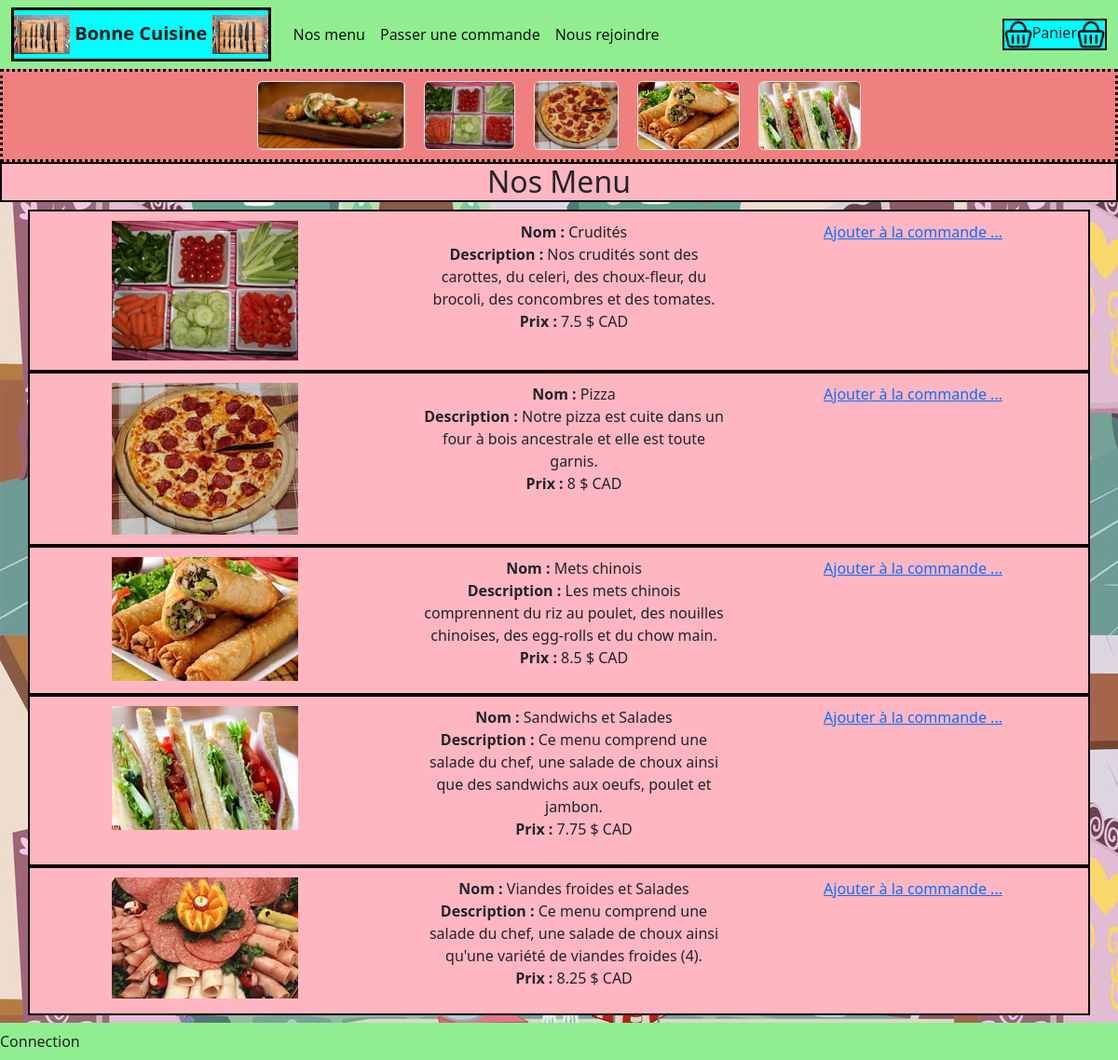
Page /menu.php on the committed database.
### tables this page shows
CREATE TABLE menu_fr 
(
  idMenu smallint NOT NULL AUTO_INCREMENT,
  nom varchar (50) NOT NULL,
  description varchar (250) NOT NULL,
  prix float NOT NULL,
  PRIMARY KEY (idMenu)
);

### librairie/fonction.lib.php (the view, shortened to what this page needs)
<?php
function afficherMenu($conn){
    $requete = "SELECT * from menu_fr;";
        $resultat = $conn->query($requete);
        $resultat->setFetchMode(PDO::FETCH_OBJ);
        while($ligne = $resultat->fetch( ))
        {
            echo "<div class='container text-center' style='border:2px solid black; padding:10px; background-color: lightpink;'>
            <div class='row'>
                <div class='col'>
                    <img src='images/".$ligne->idMenu.".png'>
                </div>
                <div class='col'>
                    <ul style='list-style-type: none;'>
                        <li><b>Nom : </b>".$ligne->nom."</li>
                        <li><b>Description : </b>".$ligne->description."</li>
                        <li><b>Prix : </b>".$ligne->prix." $ CAD </li>
                    </ul>
                </div>
                <div class='col'>
                    <a href='panier.php?action=ajouter&id=".$ligne->idMenu."' method'post'>Ajouter à la commande ...</a>
                </div>
            </div>
        </div>
        ";
        }
}
?>

### Include/head.inc.php (shortened to what this page needs)
<!DOCTYPE html>
<html lang="en">
<head>
    <link href="css/index.css" rel="stylesheet">
    <link href="https://cdn.jsdelivr.net/npm/bootstrap@5.2.2/dist/css/bootstrap.min.css" rel="stylesheet">
</head>
<body id="body" style="background-image: url('images/Sugar_Cube_Corner.jpeg'); ">
<div class='position-sticky fixed-top'>
  <nav class="navbar navbar-expand-lg bg-body-tertiary" style="background-color:lightgreen;" >
  <div class="container-fluid">
    <a class="navbar-brand nav-icon-menu" href="index.php">
    <img src="images/Knife.webp" style="width: 60px;">
    <b>Bonne Cuisine</b>
    <img src="images/Knife.webp" style="width: 60px;">
    </a>
    <div class="collapse navbar-collapse" id="navbarNavAltMarkup">
      <div class="navbar-nav">
        <a class="nav-link active" aria-current="page" href="menu.php">Nos menu</a>
        <a class="nav-link active" href="#">Passer une commande</a>
        <a class="nav-link active" href="#">Nous rejoindre</a>
      </div>
    </div>
    <div class="d-flex panierIcon">
      <a class="nav-link" href="panier.php"><img src="images/panierIcon.png" style="width:30px;">Panier<img src="images/panierIcon.png" style="width:30px;"></a>
    </div>
  </div>
</nav>
</div>
<div class="container-expand-lg d-flex justify-content-center food-images-container">
    <img src="images/FoodBanner.jpeg" class="foodImg object-fit-lg-contain border rounded">
    <img src="images/1.png" class="foodImg object-fit-lg-contain border rounded">
    <img src="images/2.png" class="foodImg object-fit-lg-contain border rounded">
    <img src="images/3.png" class="foodImg object-fit-lg-contain border rounded">
    <img src="images/4.png" class="foodImg object-fit-lg-contain border rounded">
</div>
</body>
</html>

### menu.php
<?php
    include("include/head.inc.php");
    include("librairie/fonction.lib.php");
    $conn = new PDO('mysql:host=localhost; dbname=Bonne_Cuisine; charset=utf8','root','infoMac420');
?>
<h2 class="titreMenu text-center">Nos Menu</h2>
<div >
    <?php
        afficherMenu($conn);
        echo "<br><br>";
    ?>
</div>
<?php
include("include/foot.inc.php");
?>

### Include/foot.inc.php
<div style="background-color: lightgreen;" class="fixed-bottom ">
<div class="d-flex navbar-nav">
    <a class="nav-link active" href="#">Connection</a>
  </div>
</div>

### css/index.css (style rules this page uses)
.foodImg { margin: 10px; }
.food-images-container { border: 3px dotted black; background-color: lightcoral; height: 100px; }
.panierIcon { border: 2px solid black; background-color: cyan; }
.nav-icon-menu { border: 3px solid black; background-color: aqua; }
.titreMenu { background-color: lightpink; border: 2px solid black; }
#body { background-image: url('images/Sugar_Cube_Corner.jpeg'); }

### rows in the picture
menu_fr: shows a picture, nom "Crudités", description "Nos crudités sont des carottes, du celeri, des choux-fleur, du brocoli, des concombres et des tomates.", prix "7.5"
menu_fr: shows a picture, nom "Pizza", description "Notre pizza est cuite dans un four à bois ancestrale et elle est toute garnis.", prix "8"
menu_fr: shows a picture, nom "Mets chinois", description "Les mets chinois comprennent du riz au poulet, des nouilles chinoises, des egg-rolls et du chow main.", prix "8.5"
menu_fr: shows a picture, nom "Sandwichs et Salades", description "Ce menu comprend une salade du chef, une salade de choux ainsi que des sandwichs aux oeufs, poulet et jambon.", prix "7.75"
menu_fr: shows a picture, nom "Viandes froides et Salades", description "Ce menu comprend une salade du chef, une salade de choux ainsi qu'une variété de viandes froides (4).", prix "8.25"
